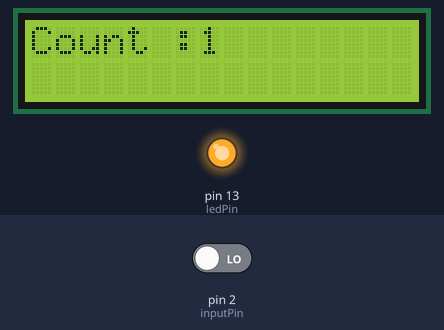
A sketch run on a simulated Arduino Uno, built with avr-gcc and run on an emulated ATmega328P. Shown: 16×2 character LCD, output pins drawn as LEDs (lit = HIGH). Dashed ring = blinking. Inputs (shaded band) come from the test bench; at power-on: pin 2 (inputPin) LOW.

Above: at 1.6 s.
1.7 s: pin 2 (inputPin) driven HIGH
At 2.7 s:
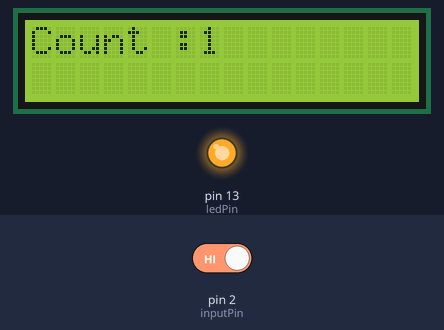
3.2 s: pin 2 (inputPin) driven LOW
At 4.9 s:
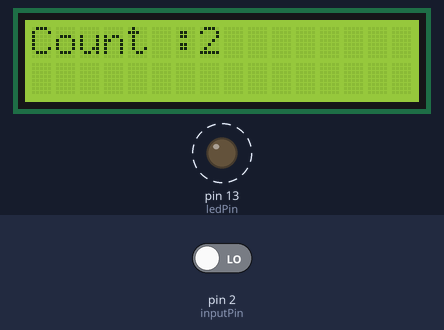
Timing chart, 0 to 12.2 s (numbered marks = the images above; inputs shaded):
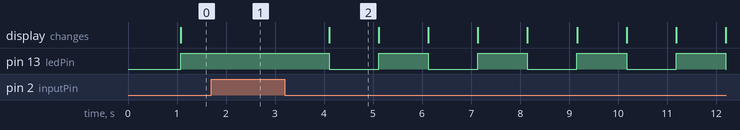

The sketch:

button_up_down.ino
```cpp
#include <LiquidCrystal.h>
#include "abraham_arduino_functions.h"

const int rs = 12, en = 11, d4 = 7, d5 = 6, d6 = 5, d7 = 4;
LiquidCrystal lcd(rs, en, d4, d5, d6, d7);

const int inputPin = 2;
const int ledPin = 13;
boolean ledState = LOW;
int count = 0;

void setup()
{
  pinMode(ledPin, OUTPUT);
  pinMode(inputPin, INPUT);
  lcd.begin(16, 2);
  lcd.setCursor(0, 0);
  lcd.print("Count :");

  digitalWrite(ledPin, ledState);
}

void loop()
{
  digitalWrite(ledPin, ledState);
  lcd.setCursor(7, 0);
  lcd.print(count);
  lcd.print("  ");

  delay(1000);
  if(debounce(inputPin))
  {
    ledState = !ledState;
    count++;
  }

}
```

abraham_arduino_functions.h
```cpp
boolean debounce (int pin)
{
  boolean state;
  boolean previousState;
  int debounceDelay = 10;
  previousState = digitalRead(pin);
  for (int counter = 0; counter <debounceDelay; counter++)
  {
    delay(1);
    state = digitalRead(pin);
    if (state != previousState)
    {
      counter = 0;
      previousState = state;
    }
  }
  if (state == LOW)
    return true;
  else
    return false;
}
```

Measured:
- after the input at 1.7 s, pin 13 (ledPin): stays HIGH (without the input it goes to LOW after 0.38 s)
- after the input at 3.2 s, pin 13 (ledPin): alternates HIGH for 1.0 s and LOW for 1.0 s, starting after 0.91 s; the display: changes after 0.91 s (image 2)
- what the display in image 2 shows lasts 1.0 s, from 4.1 s to 5.1 s
